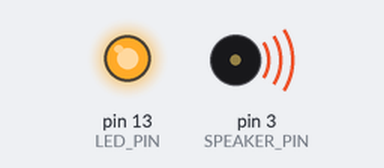
A sketch run on a simulated Arduino Uno, built with avr-gcc and run on an emulated ATmega328P. On the bench: output pins drawn as LEDs (lit = HIGH), buzzer (waves = sounding). Pins used as bus, display or sensor lines are not drawn.

Above: at 0.2 s.
At 11.05 s:
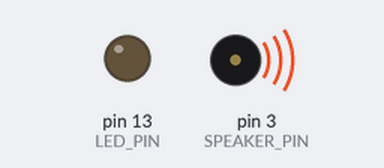
At 13.45 s:
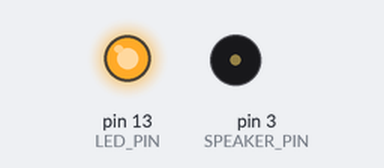
At 21.65 s:
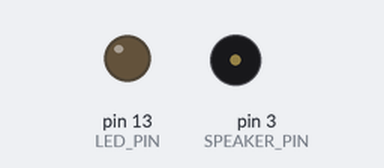
Timing chart, 0 to 28.9 s (numbered marks = the images above):
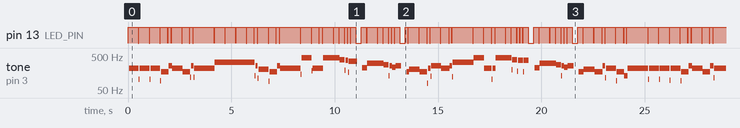

The sketch:

Buzzer.ino
```cpp
/** Подключаем светодиод */
#define LED_PIN 13

/** Подключаем buzzer (пищалка) */
#define SPEAKER_PIN 3

/** Ноты */
#define C 261
#define d 294
#define e 329
#define f 349
#define g 391
#define gS 415
#define a 440
#define aS 455
#define b 466
#define cH 523
#define cSH 554
#define dH 587
#define dSH 622
#define eH 659
#define fH 698
#define fSH 740
#define gH 784
#define gSH 830
#define aH 880


void setup() {
    pinMode(LED_PIN, OUTPUT);
    pinMode(SPEAKER_PIN, OUTPUT);
}

void loop() {
    march();
}

/**
 * Проигрываем имперский марш
 */
void march() {
    beep(a, 500);
    beep(a, 500);
    beep(a, 500);
    beep(f, 350);
    beep(cH, 150);

    beep(a, 500);
    beep(f, 350);
    beep(cH, 150);
    beep(a, 1000);

    beep(eH, 500);
    beep(eH, 500);
    beep(eH, 500);
    beep(fH, 350);
    beep(cH, 150);

    beep(gS, 500);
    beep(f, 350);
    beep(cH, 150);
    beep(a, 1000);

    beep(aH, 500);
    beep(a, 350);
    beep(a, 150);
    beep(aH, 500);
    beep(gSH, 250);
    beep(gH, 250);

    beep(fSH, 125);
    beep(fH, 125);
    beep(fSH, 250);
    delay(250);
    beep(aS, 250);
    beep(dSH, 500);
    beep(dH, 250);
    beep(cSH, 250);

    beep(cH, 125);
    beep(b, 125);
    beep(cH, 250);
    delay(250);
    beep(f, 125);
    beep(gS, 500);
    beep(f, 375);
    beep(a, 125);

    beep(cH, 500);
    beep(a, 375);
    beep(cH, 125);
    beep(eH, 1000);

    beep(aH, 500);
    beep(a, 350);
    beep(a, 150);
    beep(aH, 500);
    beep(gSH, 250);
    beep(gH, 250);

    beep(fSH, 125);
    beep(fH, 125);
    beep(fSH, 250);
    delay(250);
    beep(aS, 250);
    beep(dSH, 500);
    beep(dH, 250);
    beep(cSH, 250);

    beep(cH, 125);
    beep(b, 125);
    beep(cH, 250);
    delay(250);
    beep(f, 250);
    beep(gS, 500);
    beep(f, 375);
    beep(cH, 125);

    beep(a, 500);
    beep(f, 375);
    beep(C, 125);
    beep(a, 1000);
}

/**
 * Проигрывает ноту
 *
 * @param frequencyInHertz   временное значение ноты
 * @param timeInMilliseconds время проигрывания
 */
void beep(int frequencyInHertz, long timeInMilliseconds) {
    digitalWrite(LED_PIN, HIGH);

    int x;
    long delayAmount = (long) (1000000 / frequencyInHertz);
    long loopTime = (long) ((timeInMilliseconds * 1000) / (delayAmount * 2));
    for (x = 0; x < loopTime; x++) {
        digitalWrite(SPEAKER_PIN, HIGH);
        delayMicroseconds(delayAmount);
        digitalWrite(SPEAKER_PIN, LOW);
        delayMicroseconds(delayAmount);
    }

    digitalWrite(LED_PIN, LOW);

    delay(20);
}
```

Measured:
- by itself, pin 13 (LED_PIN): moves between LOW and HIGH, repeating every 25.2 s
- by itself, tone on pin 3 (SPEAKER_PIN): plays 220 Hz for 0.48 s, 104 Hz for 0.04 s, 220 Hz for 0.48 s, 104 Hz for 0.04 s, 220 Hz for 0.48 s, 94 Hz for 0.04 s … (401 notes in this stretch)
